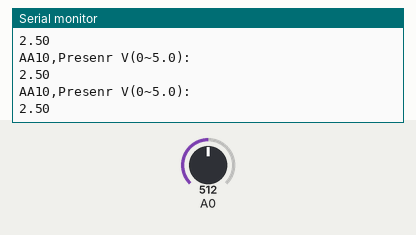
A sketch run on a simulated Arduino Uno, built with avr-gcc and run on an emulated ATmega328P. Shown: the last lines printed to the serial monitor. The test bench sets the inputs (shaded band); at power-on: A0 = 512.

Above: at 1.3 s.
1.4 s: A0 set to 716
At 1.82 s:
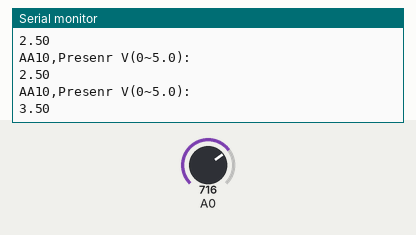
2.9 s: A0 set to 900
At 3.32 s:
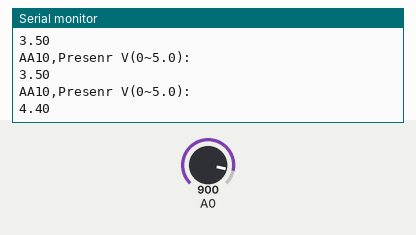
Timing chart, 0 to 5.9 s (numbered marks = the images above; inputs shaded):
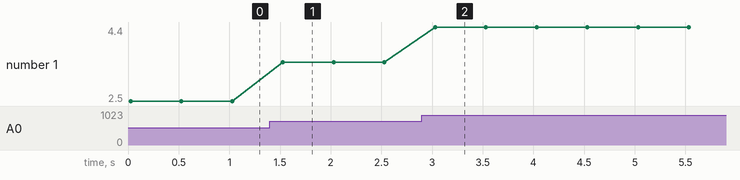

The sketch:

analog_read_start.ino
```cpp
/*
  AnalogReadSerial

  Reads an analog input on pin 0, prints the result to the Serial Monitor.
  Attach the center pin of a potentiometer to pin A0,
  and the outside pins to +5V and ground.
*/

void setup() {
  // initialize serial communication at 9600 bits per second:
  Serial.begin(9600);
}

void loop() {
  // read the input on analog pin 0:
  int sensorValue = analogRead(A0);
  Serial.println("AA10,Presenr V(0~5.0):");
  float voltage = sensorValue*(5.0/1023.0);
  Serial.println(voltage);


  // print out the value you read:


  delay(500);        // 2 Hz sampling
}
```

Measured:
- after the input at 1.4 s, the serial monitor: prints a new line after 0.13 s (image 1)
- after the input at 2.9 s, the serial monitor: prints a new line after 0.13 s (image 2)
- plotted number 1: 2.5 → 3.5 after the input at 1.4 s, 3.5 → 4.4 after the input at 2.9 s
